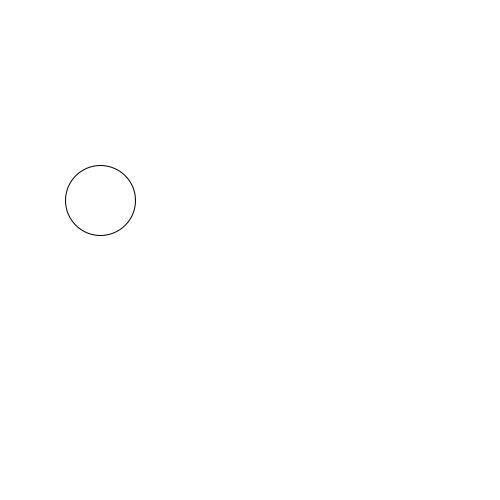
Frame 1 (no input)
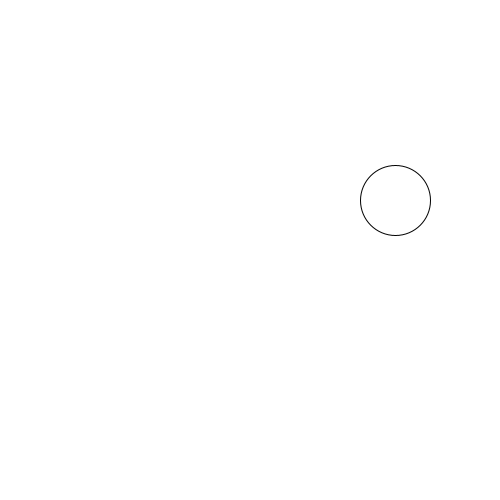
Frame 60 (the mouse pressed at the canvas centre just before this capture)
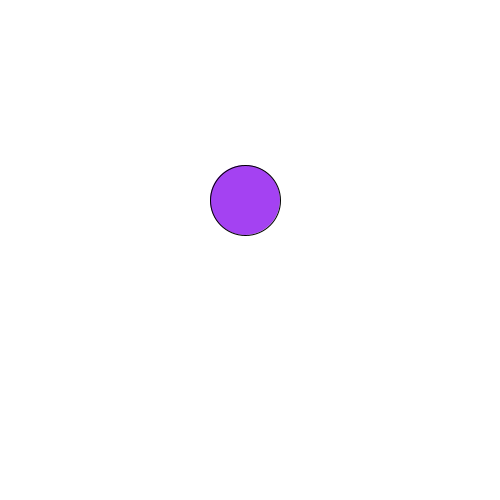
Frame 120 (the mouse held since frame 60 and released just before this capture)

The Processing sketch that drew these frames (run headless with seeded random() and noise(); from frame 60 on, the mouse is pressed at the canvas centre):

// Processing sketch: Ejemplo05
// ── Ejemplo05.pde
int x = 100;
int radio = 70;
int vel = 5;
color miColor;

void setup()
{
  size(500,500);
}

void draw()
{
 background(255);
 circle(x,200,radio);
 x+=vel;
 if( x > width - radio / 2 || x < radio / 2)
 {
   miColor = color(random(255),random(255),random(255));
   fill(miColor);
   vel *= (-1);
 }
}
